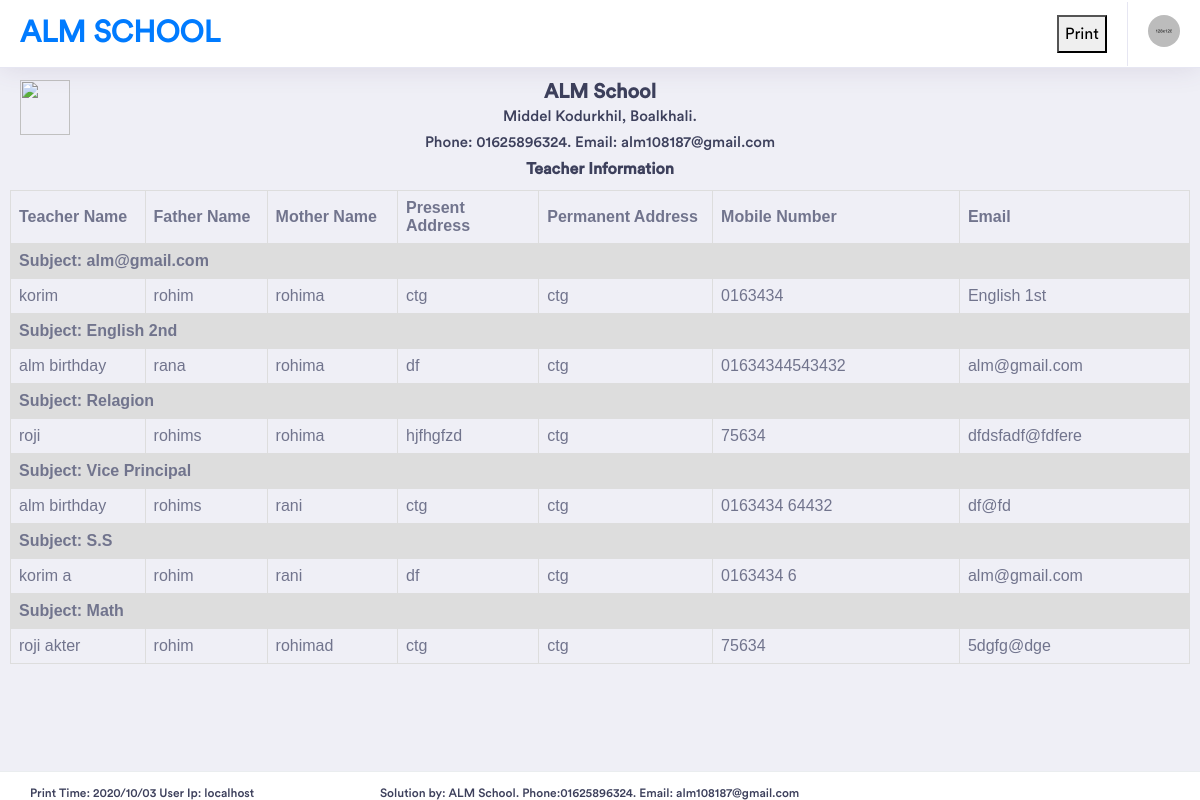
/RptTeachers.php, run on the app's committed database.
### tables this page shows
CREATE TABLE `teacherinfo` (
  `autoId` int(11) NOT NULL,
  `studentName` varchar(100) NOT NULL,
  `fatherName` varchar(111) NOT NULL,
  `motherName` varchar(211) NOT NULL,
  `presentAddress` varchar(211) NOT NULL,
  `permanentAddress` varchar(211) NOT NULL,
  `MobileNumber` varchar(211) NOT NULL,
  `class` varchar(211) NOT NULL,
  `email` varchar(221) NOT NULL,
  `file` varchar(211) NOT NULL,
  `userId` varchar(211) NOT NULL,
  `entryTime` datetime NOT NULL
);

### RptTeachers.php (the view, shortened to what this page needs)
<html>
<head>
</head>
<body>
<div style="height: 70px;">
<?php
include("RptHeaderAll.php");
?>
</div>
<div style="padding: 10px;">
<div style=" height:110px;   text-align: center; ">
	<div style=" width:70px;  float: left;   z-index: 1; position: absolute; " >
	<img src="img/almlogo.png" class="w3-image w3-greyscale-min" style="width:50px; height:55px;" >
	</div>
	<div style=" width:100%; ">
		<h3 Style=" font-weight: bold; margin-bottom: 0px;">ALM School</h3>
		<h5 Style=" margin-bottom: 0px;">Middel Kodurkhil, Boalkhali.</h5>
		<h5 Style=" margin-bottom: 0px;">Phone: 01625896324. Email: alm108187@gmail.com</h5>
		<h4 Style=" font-weight: bold; margin-bottom: 0px;"> Teacher Information</h4>
	</div>
</div>
<table style="padding: 15px; margin-bottom: 50px;">
<tr>
<th Style='width:70px'> Teacher Name</th>
<th Style='width:70px'> Father Name</th>
<th Style='width:70px'> Mother Name</th>
<th Style='width:70px'> Present Address </th>
<th Style='width:70px'> Permanent Address</th>
<th Style='width:40px'> Mobile Number </th>
<th Style='width:70px'> Email </th>
</tr>
<?php
$link= mysqli_connect("localhost", "root", "");
mysqli_select_db($link,"alm");
$result="SELECT DISTINCT `class` FROM `teacherinfo`  ";
$display=mysqli_query($link,$result);
while($row=mysqli_fetch_array($display))
{
	echo"<tr>";
	  echo"<td colspan='8' Style='font-weight: bold;'> Subject: ".$row['class']."</td>";
	echo"</tr>";
	$re="SELECT * FROM `teacherinfo` Where class like '".$row['class']. "' ";
		$dl=mysqli_query($link,$re);
			while($row1=mysqli_fetch_array($dl))
			{
				echo"<tr>";
				echo"<td>".$row1['studentName']."</td>";
				echo"<td>".$row1['fatherName']."</td>";
				echo"<td>".$row1['motherName']."</td>";
				echo"<td>".$row1['presentAddress']."</td>";
				echo"<td>".$row1['permanentAddress']."</td>";
				echo"<td>".$row1['MobileNumber']."</td>";
				echo"<td>".$row1['email']."</td>";
				echo"</tr>";
			}
}
?>
</table>
<div class="footer"  Style="height:10px;">
                   <h6 Style=" float: left; width: 350px;"> <?php
											echo "Print Time: " . date("Y/m/d");
											   echo " User Ip: ".$_SERVER['HTTP_HOST'];
											  ?></h6>
				<h6 Style=" float: left; width: 450px;">Solution by: ALM School. Phone:01625896324. Email: alm108187@gmail.com</h6>
</div>
</div>
</body>
</html>

### RptTeachers.php (style rules this page uses)
table { font-family: arial, sans-serif; border-collapse: collapse; width: 100%; }
td, th { border: 1px solid #dddddd; text-align: left; padding: 8px; word-wrap: break-word; overflow-wrap: break-word; }
tr:nth-child(even) { background-color: #dddddd; }
.footer { position: fixed; left: 0; bottom: 0; width: 100%; }

### data on the page
teacherinfo: studentName "korim", fatherName "rohim", motherName "rohima", presentAddress "ctg", permanentAddress "ctg", MobileNumber "0163434", email "English 1st"
teacherinfo: studentName "alm birthday", fatherName "rana", motherName "rohima", presentAddress "df", permanentAddress "ctg", MobileNumber "01634344543432", email "alm@gmail.com"
teacherinfo: studentName "roji", fatherName "rohims", motherName "rohima", presentAddress "hjfhgfzd", permanentAddress "ctg", MobileNumber "75634", email "dfdsfadf@fdfere"
teacherinfo: studentName "alm birthday", fatherName "rohims", motherName "rani", presentAddress "ctg", permanentAddress "ctg", MobileNumber "0163434 64432", email "df@fd"
teacherinfo: studentName "korim a", fatherName "rohim", motherName "rani", presentAddress "df", permanentAddress "ctg", MobileNumber "0163434 6", email "alm@gmail.com"
teacherinfo: studentName "roji akter", fatherName "rohim", motherName "rohimad", presentAddress "ctg", permanentAddress "ctg", MobileNumber "75634", email "5dgfg@dge"

### other printed values
$row['class'] "alm@gmail.com"
$row['class'] "English 2nd"
$row['class'] "Relagion"
$row['class'] "Vice Principal"
$row['class'] "S.S"
$row['class'] "Math"
$_SERVER['HTTP_HOST'] "localhost"
